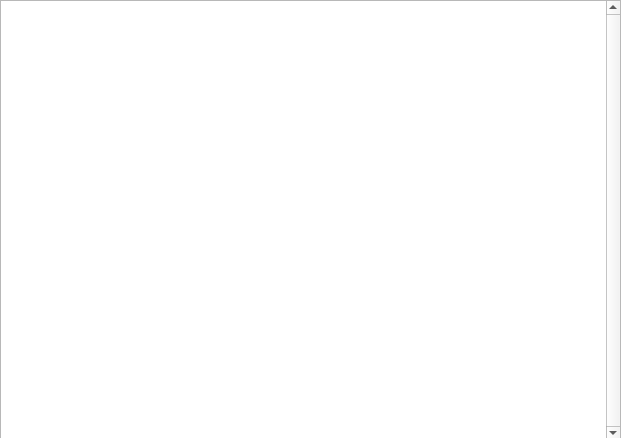
<?xml version="1.0" encoding="UTF-8"?>
<ui version="4.0">
 <class>Form</class>
 <widget class="QWidget" name="Form">
  <property name="geometry">
   <rect>
    <x>0</x>
    <y>0</y>
    <width>621</width>
    <height>438</height>
   </rect>
  </property>
  <property name="windowTitle">
   <string>Form</string>
  </property>
  <widget class="QTextEdit" name="textEdit">
   <property name="geometry">
    <rect>
     <x>0</x>
     <y>0</y>
     <width>621</width>
     <height>441</height>
    </rect>
   </property>
   <property name="frameShadow">
    <enum>QFrame::Raised</enum>
   </property>
   <property name="verticalScrollBarPolicy">
    <enum>Qt::ScrollBarAlwaysOn</enum>
   </property>
  </widget>
 </widget>
 <resources/>
 <connections/>
</ui>
